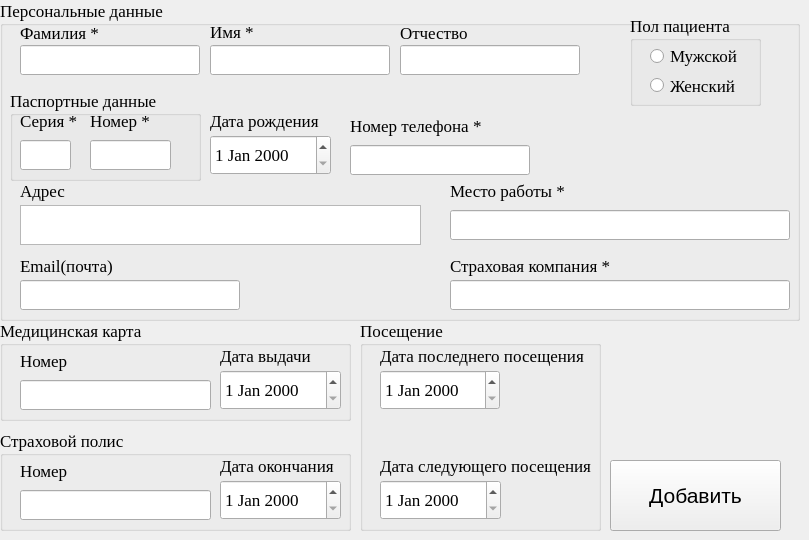
    <widget class="QWidget" name="firstpage">
     <attribute name="title">
      <string>Добавь нового пациента</string>
     </attribute>
     <widget class="QGroupBox" name="visitAddNewPatientGroupBox">
      <property name="geometry">
       <rect>
        <x>360</x>
        <y>320</y>
        <width>241</width>
        <height>211</height>
       </rect>
      </property>
      <property name="font">
       <font>
        <family>Times New Roman</family>
        <pointsize>13</pointsize>
       </font>
      </property>
      <property name="title">
       <string>Посещение</string>
      </property>
      <widget class="QLabel" name="dateLastVisitAddNewPatientLavel_2">
       <property name="geometry">
        <rect>
         <x>20</x>
         <y>25</y>
         <width>211</width>
         <height>21</height>
        </rect>
       </property>
       <property name="font">
        <font>
         <family>Times New Roman</family>
         <pointsize>13</pointsize>
        </font>
       </property>
       <property name="text">
        <string>Дата последнего посещения</string>
       </property>
       <property name="scaledContents">
        <bool>false</bool>
       </property>
      </widget>
      <widget class="QDateEdit" name="dateNextVisitAddNewPatientDatepicker_2">
       <property name="geometry">
        <rect>
         <x>20</x>
         <y>160</y>
         <width>121</width>
         <height>40</height>
        </rect>
       </property>
       <property name="font">
        <font>
         <family>Times New Roman</family>
         <pointsize>13</pointsize>
        </font>
       </property>
       <property name="cursor">
        <cursorShape>IBeamCursor</cursorShape>
       </property>
      </widget>
      <widget class="QDateEdit" name="dateLastVisitAddNewPatientDatepicker_2">
       <property name="geometry">
        <rect>
         <x>20</x>
         <y>50</y>
         <width>120</width>
         <height>40</height>
        </rect>
       </property>
       <property name="font">
        <font>
         <family>Times New Roman</family>
         <pointsize>13</pointsize>
        </font>
       </property>
       <property name="cursor">
        <cursorShape>IBeamCursor</cursorShape>
       </property>
      </widget>
      <widget class="QLabel" name="dateNextVisitAddNewPatientLavel_2">
       <property name="geometry">
        <rect>
         <x>20</x>
         <y>135</y>
         <width>211</width>
         <height>21</height>
        </rect>
       </property>
       <property name="font">
        <font>
         <family>Times New Roman</family>
         <pointsize>13</pointsize>
        </font>
       </property>
       <property name="text">
        <string>Дата следующего посещения</string>
       </property>
       <property name="scaledContents">
        <bool>false</bool>
       </property>
      </widget>
     </widget>
     <widget class="QGroupBox" name="insurancePolicAddNewPatientGroupBox">
      <property name="geometry">
       <rect>
        <x>0</x>
        <y>430</y>
        <width>351</width>
        <height>101</height>
       </rect>
      </property>
      <property name="font">
       <font>
        <family>Times New Roman</family>
        <pointsize>13</pointsize>
       </font>
      </property>
      <property name="title">
       <string>Страховой полис</string>
      </property>
      <widget class="QLabel" name="numberInsurancePolicAddNewPatientLabel_2">
       <property name="geometry">
        <rect>
         <x>20</x>
         <y>30</y>
         <width>61</width>
         <height>21</height>
        </rect>
       </property>
       <property name="font">
        <font>
         <family>Times New Roman</family>
         <pointsize>13</pointsize>
        </font>
       </property>
       <property name="text">
        <string>Номер</string>
       </property>
      </widget>
      <widget class="QLabel" name="dateDeadInsurancePoliceAddNewPatientLabel_2">
       <property name="geometry">
        <rect>
         <x>220</x>
         <y>25</y>
         <width>121</width>
         <height>21</height>
        </rect>
       </property>
       <property name="font">
        <font>
         <family>Times New Roman</family>
         <pointsize>13</pointsize>
        </font>
       </property>
       <property name="text">
        <string>Дата окончания</string>
       </property>
      </widget>
      <widget class="QDateEdit" name="dateDeadInsurancePolicAddNewPatientDatepicker_2">
       <property name="geometry">
        <rect>
         <x>220</x>
         <y>50</y>
         <width>121</width>
         <height>40</height>
        </rect>
       </property>
       <property name="font">
        <font>
         <family>Times New Roman</family>
         <pointsize>13</pointsize>
        </font>
       </property>
      </widget>
      <widget class="QLineEdit" name="numberInsurancePolicAddNewPatientLineEdit_2">
       <property name="geometry">
        <rect>
         <x>20</x>
         <y>60</y>
         <width>191</width>
         <height>30</height>
        </rect>
       </property>
      </widget>
     </widget>
     <widget class="QGroupBox" name="medicineCardAddNewPatientGroupBox">
      <property name="geometry">
       <rect>
        <x>0</x>
        <y>320</y>
        <width>351</width>
        <height>101</height>
       </rect>
      </property>
      <property name="font">
       <font>
        <family>Times New Roman</family>
        <pointsize>13</pointsize>
       </font>
      </property>
      <property name="title">
       <string>Медицинская карта</string>
      </property>
      <widget class="QDateEdit" name="dateGetMedicalCardAddNewPatientDatepicker_2">
       <property name="geometry">
        <rect>
         <x>220</x>
         <y>50</y>
         <width>121</width>
         <height>40</height>
        </rect>
       </property>
       <property name="font">
        <font>
         <family>Times New Roman</family>
         <pointsize>13</pointsize>
        </font>
       </property>
      </widget>
      <widget class="QLabel" name="numberMedicalCardAddNewPatientLabel_2">
       <property name="geometry">
        <rect>
         <x>20</x>
         <y>30</y>
         <width>61</width>
         <height>21</height>
        </rect>
       </property>
       <property name="font">
        <font>
         <family>Times New Roman</family>
         <pointsize>13</pointsize>
        </font>
       </property>
       <property name="text">
        <string>Номер</string>
       </property>
      </widget>
      <widget class="QLabel" name="dateGetMedicalCardAddNewPatientLabel_2">
       <property name="geometry">
        <rect>
         <x>220</x>
         <y>25</y>
         <width>91</width>
         <height>21</height>
        </rect>
       </property>
       <property name="font">
        <font>
         <family>Times New Roman</family>
         <pointsize>13</pointsize>
        </font>
       </property>
       <property name="text">
        <string>Дата выдачи </string>
       </property>
      </widget>
      <widget class="QLineEdit" name="numberMedicalCardAddNewPatientLineEdit_2">
       <property name="geometry">
        <rect>
         <x>20</x>
         <y>60</y>
         <width>191</width>
         <height>30</height>
        </rect>
       </property>
      </widget>
     </widget>
     <widget class="QGroupBox" name="personalDataAddNewPatientGroupBox">
      <property name="geometry">
       <rect>
        <x>0</x>
        <y>0</y>
        <width>800</width>
        <height>321</height>
       </rect>
      </property>
      <property name="font">
       <font>
        <family>Times New Roman</family>
        <pointsize>13</pointsize>
       </font>
      </property>
      <property name="title">
       <string>Персональные данные</string>
      </property>
      <widget class="QLineEdit" name="telephoneNumberAddNewPatientLineEdit_2">
       <property name="geometry">
        <rect>
         <x>350</x>
         <y>145</y>
         <width>180</width>
         <height>30</height>
        </rect>
       </property>
      </widget>
      <widget class="QGroupBox" name="pasportGroupAddNewPatientGroupBox_2">
       <property name="geometry">
        <rect>
         <x>10</x>
         <y>90</y>
         <width>191</width>
         <height>91</height>
        </rect>
       </property>
       <property name="font">
        <font>
         <family>Times New Roman</family>
         <pointsize>13</pointsize>
        </font>
       </property>
       <property name="title">
        <string>Паспортные данные</string>
       </property>
       <widget class="QLabel" name="pasportSerialAddNewPatientLabel_2">
        <property name="geometry">
         <rect>
          <x>10</x>
          <y>20</y>
          <width>61</width>
          <height>21</height>
         </rect>
        </property>
        <property name="font">
         <font>
          <family>Times New Roman</family>
          <pointsize>13</pointsize>
         </font>
        </property>
        <property name="text">
         <string>Серия *</string>
        </property>
       </widget>
       <widget class="QLabel" name="pasportNumberAddNewPatientLabel_2">
        <property name="geometry">
         <rect>
          <x>80</x>
          <y>20</y>
          <width>71</width>
          <height>21</height>
         </rect>
        </property>
        <property name="font">
         <font>
          <family>Times New Roman</family>
          <pointsize>13</pointsize>
         </font>
        </property>
        <property name="text">
         <string>Номер *</string>
        </property>
       </widget>
       <widget class="QLineEdit" name="pasportSerialAddNewPatientLineEdit_2">
        <property name="geometry">
         <rect>
          <x>10</x>
          <y>50</y>
          <width>51</width>
          <height>30</height>
         </rect>
        </property>
       </widget>
       <widget class="QLineEdit" name="pasportNumberAddNewPatientLineEdit_2">
        <property name="geometry">
         <rect>
          <x>80</x>
          <y>50</y>
          <width>81</width>
          <height>30</height>
         </rect>
        </property>
       </widget>
      </widget>
      <widget class="QLabel" name="surnameAddNewPatientLabel_2">
       <property name="geometry">
        <rect>
         <x>20</x>
         <y>25</y>
         <width>81</width>
         <height>16</height>
        </rect>
       </property>
       <property name="font">
        <font>
         <family>Times New Roman</family>
         <pointsize>13</pointsize>
        </font>
       </property>
       <property name="text">
        <string>Фамилия *</string>
       </property>
      </widget>
      <widget class="QGroupBox" name="genderInAddNewPatientGroupBox_2">
       <property name="geometry">
        <rect>
         <x>630</x>
         <y>15</y>
         <width>131</width>
         <height>91</height>
        </rect>
       </property>
       <property name="title">
        <string>Пол пациента</string>
       </property>
       <widget class="QRadioButton" name="genderFamaleAddNewPatientRadioButton_2">
        <property name="geometry">
         <rect>
          <x>20</x>
          <y>60</y>
          <width>91</width>
          <height>21</height>
         </rect>
        </property>
        <property name="font">
         <font>
          <family>Times New Roman</family>
          <pointsize>13</pointsize>
         </font>
        </property>
        <property name="cursor">
         <cursorShape>IBeamCursor</cursorShape>
        </property>
        <property name="text">
         <string>Женский</string>
        </property>
       </widget>
       <widget class="QRadioButton" name="genderMaleAddNewPatientRadioButton_2">
        <property name="geometry">
         <rect>
          <x>20</x>
          <y>31</y>
          <width>91</width>
          <height>20</height>
         </rect>
        </property>
        <property name="font">
         <font>
          <family>Times New Roman</family>
          <pointsize>13</pointsize>
         </font>
        </property>
        <property name="cursor">
         <cursorShape>IBeamCursor</cursorShape>
        </property>
        <property name="text">
         <string>Мужской</string>
        </property>
       </widget>
      </widget>
      <widget class="QLabel" name="telephoneNumberAddNewPatientLabel_2">
       <property name="geometry">
        <rect>
         <x>350</x>
         <y>115</y>
         <width>151</width>
         <height>21</height>
        </rect>
       </property>
       <property name="font">
        <font>
         <family>Times New Roman</family>
         <pointsize>13</pointsize>
        </font>
       </property>
       <property name="text">
        <string>Номер телефона *</string>
       </property>
      </widget>
      <widget class="QLabel" name="patronymicAddNewPatientLabel_2">
       <property name="geometry">
        <rect>
         <x>400</x>
         <y>25</y>
         <width>121</width>
         <height>16</height>
        </rect>
       </property>
       <property name="font">
        <font>
         <family>Times New Roman</family>
         <pointsize>13</pointsize>
        </font>
       </property>
       <property name="text">
        <string>Отчество</string>
       </property>
      </widget>
      <widget class="QLineEdit" name="patronymicAddNewPatientLineEdit_2">
       <property name="geometry">
        <rect>
         <x>400</x>
         <y>45</y>
         <width>180</width>
         <height>30</height>
        </rect>
       </property>
      </widget>
      <widget class="QLineEdit" name="nameAddNewPatientLineEdit_2">
       <property name="geometry">
        <rect>
         <x>210</x>
         <y>45</y>
         <width>180</width>
         <height>30</height>
        </rect>
       </property>
      </widget>
      <widget class="QLabel" name="dateBirthdayAddNewPatientLabel_2">
       <property name="geometry">
        <rect>
         <x>210</x>
         <y>110</y>
         <width>111</width>
         <height>21</height>
        </rect>
       </property>
       <property name="font">
        <font>
         <family>Times New Roman</family>
         <pointsize>13</pointsize>
        </font>
       </property>
       <property name="text">
        <string>Дата рождения</string>
       </property>
      </widget>
      <widget class="QLineEdit" name="surnameAddNewPatienLineEdit_2">
       <property name="geometry">
        <rect>
         <x>20</x>
         <y>45</y>
         <width>180</width>
         <height>30</height>
        </rect>
       </property>
      </widget>
      <widget class="QLabel" name="nameAddNewPatientLabel_2">
       <property name="geometry">
        <rect>
         <x>210</x>
         <y>25</y>
         <width>47</width>
         <height>13</height>
        </rect>
       </property>
       <property name="font">
        <font>
         <family>Times New Roman</family>
         <pointsize>13</pointsize>
        </font>
       </property>
       <property name="text">
        <string>Имя *</string>
       </property>
      </widget>
      <widget class="QDateEdit" name="birthdayAddNewPatientDatepicker_2">
       <property name="geometry">
        <rect>
         <x>210</x>
         <y>135</y>
         <width>121</width>
         <height>40</height>
        </rect>
       </property>
       <property name="font">
        <font>
         <family>Times New Roman</family>
         <pointsize>13</pointsize>
        </font>
       </property>
      </widget>
      <widget class="QLineEdit" name="insuranceCompanyAddNewPatientLineEdit_2">
       <property name="geometry">
        <rect>
         <x>450</x>
         <y>280</y>
         <width>340</width>
         <height>30</height>
        </rect>
       </property>
      </widget>
      <widget class="QLabel" name="emailAddNewPatientLabel_2">
       <property name="geometry">
        <rect>
         <x>20</x>
         <y>255</y>
         <width>101</width>
         <height>21</height>
        </rect>
       </property>
       <property name="font">
        <font>
         <family>Times New Roman</family>
         <pointsize>13</pointsize>
        </font>
       </property>
       <property name="text">
        <string>Email(почта)</string>
       </property>
      </widget>
      <widget class="QLabel" name="insuranceCompanyAddNewPatientLabel_2">
       <property name="geometry">
        <rect>
         <x>450</x>
         <y>250</y>
         <width>171</width>
         <height>31</height>
        </rect>
       </property>
       <property name="font">
        <font>
         <family>Times New Roman</family>
         <pointsize>13</pointsize>
        </font>
       </property>
       <property name="text">
        <string>Страховая компания *</string>
       </property>
       <property name="scaledContents">
        <bool>false</bool>
       </property>
      </widget>
      <widget class="QLabel" name="workPlaceAddNewPatientLabel_2">
       <property name="geometry">
        <rect>
         <x>450</x>
         <y>175</y>
         <width>121</width>
         <height>31</height>
        </rect>
       </property>
       <property name="font">
        <font>
         <family>Times New Roman</family>
         <pointsize>13</pointsize>
        </font>
       </property>
       <property name="text">
        <string>Место работы *</string>
       </property>
       <property name="scaledContents">
        <bool>false</bool>
       </property>
      </widget>
      <widget class="QLineEdit" name="emailAddNewPatientLineEdit_2">
       <property name="geometry">
        <rect>
         <x>20</x>
         <y>280</y>
         <width>220</width>
         <height>30</height>
        </rect>
       </property>
      </widget>
      <widget class="QTextEdit" name="addressAddNewPatientLabelTextEdit_2">
       <property name="geometry">
        <rect>
         <x>20</x>
         <y>205</y>
         <width>401</width>
         <height>40</height>
        </rect>
       </property>
       <property name="font">
        <font>
         <family>Times New Roman</family>
         <pointsize>13</pointsize>
        </font>
       </property>
       <property name="cursor" stdset="0">
        <cursorShape>IBeamCursor</cursorShape>
       </property>
      </widget>
      <widget class="QLabel" name="addressAddNewPatientLabel_2">
       <property name="geometry">
        <rect>
         <x>20</x>
         <y>180</y>
         <width>51</width>
         <height>21</height>
        </rect>
       </property>
       <property name="font">
        <font>
         <family>Times New Roman</family>
         <pointsize>13</pointsize>
        </font>
       </property>
       <property name="text">
        <string>Адрес</string>
       </property>
      </widget>
      <widget class="QLineEdit" name="workPlaceAddNewPatientLineEdit_2">
       <property name="geometry">
        <rect>
         <x>450</x>
         <y>210</y>
         <width>340</width>
         <height>30</height>
        </rect>
       </property>
      </widget>
     </widget>
     <widget class="QPushButton" name="confirmAddPatientButton">
      <property name="geometry">
       <rect>
        <x>610</x>
        <y>460</y>
        <width>171</width>
        <height>71</height>
       </rect>
      </property>
      <property name="font">
       <font>
        <family>MS Shell Dlg 2</family>
        <pointsize>16</pointsize>
        <weight>50</weight>
        <italic>false</italic>
        <bold>false</bold>
       </font>
      </property>
      <property name="styleSheet">
       <string notr="true">font: 16pt &quot;MS Shell Dlg 2&quot;;</string>
      </property>
      <property name="text">
       <string>Добавить</string>
      </property>
     </widget>
    </widget>
